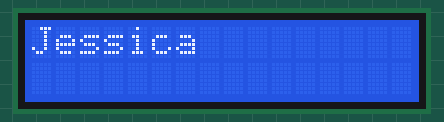
This sketch was run on a simulated Arduino Uno, built with avr-gcc and run on an emulated ATmega328P. Parts: 16×2 character LCD.

Above: at 0.1 s.
At 4.1 s:
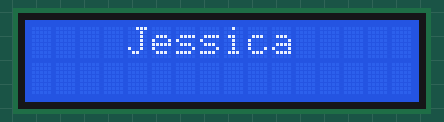
At 9.1 s:
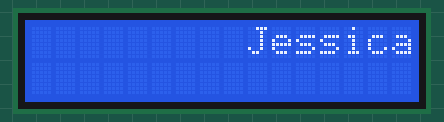
At 19.2 s:
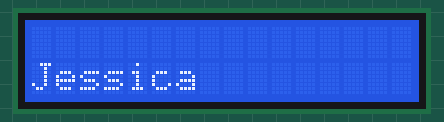
At 28.2 s:
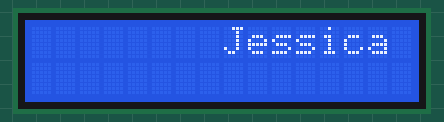
At 38.2 s:
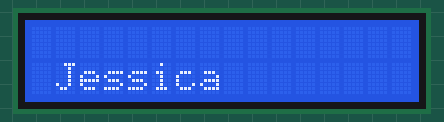

The sketch:

lab6.2.ino
```cpp
// C++

// import packacge
#include <LiquidCrystal.h>

// LCD settings
LiquidCrystal lcd( 12,11,7,6,5,4);

// name to display
String name = "Jessica";
int nameLength = name.length();

void setup() {

  // initialize the LCD.
  lcd.begin (16,2);
}

void loop(){

  // display name left to right at top row
  for (int i = 0; i <= 16 - nameLength; i++){
    lcd.clear();
    lcd.setCursor(i,0);
    lcd.print(name);
    delay(1000);
   }

  // display name right to left at bottom row
  for (int i = 16-nameLength; i >= 0; i--){
    lcd.clear();
    lcd.setCursor(i,1);
    lcd.print(name);
    delay(1000);
   }

 }
```

Measured:
- what the display in image 1 shows lasts 1.0 s, from 4.1 s to 5.1 s
